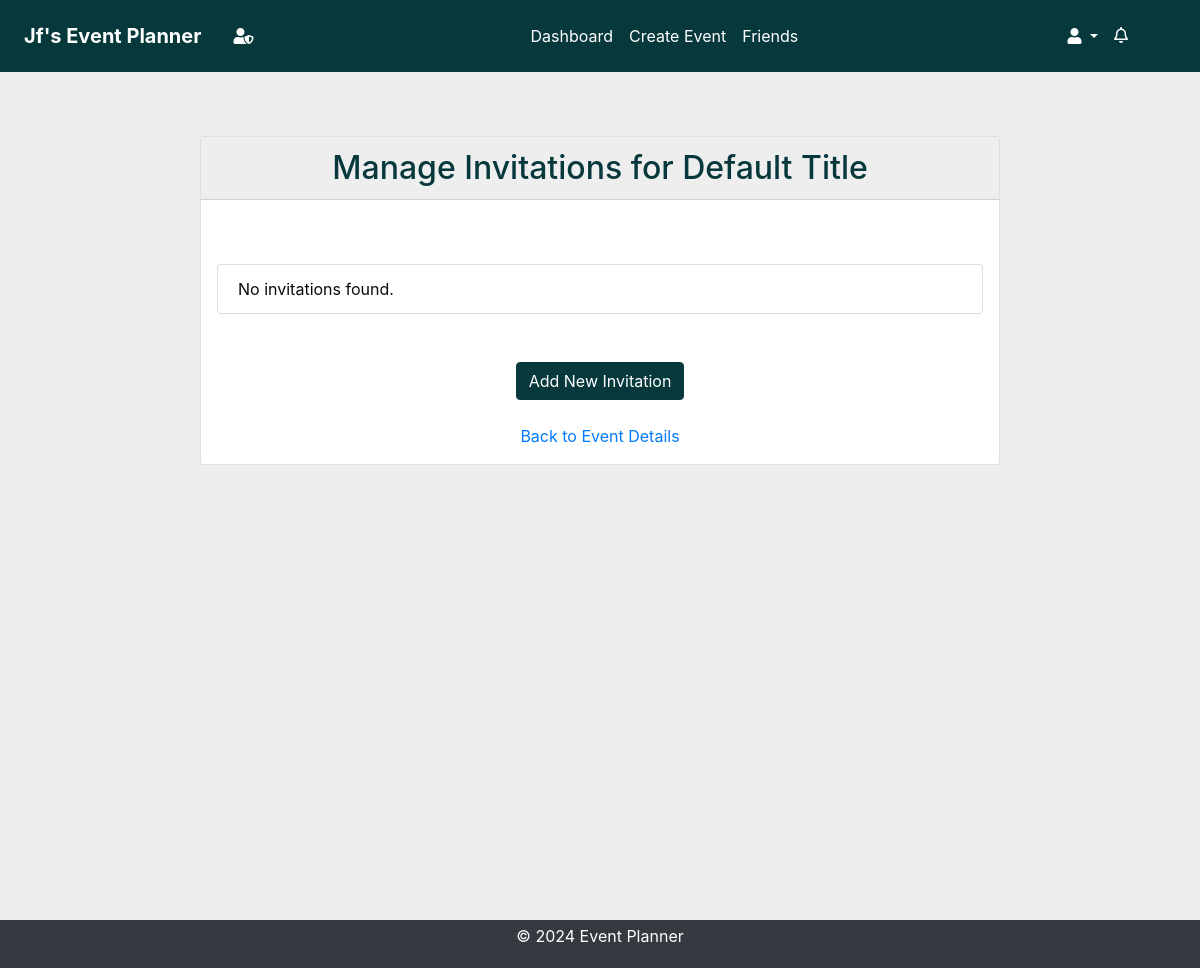
The app's page /invitations/manage/312/ (signed in), older data.
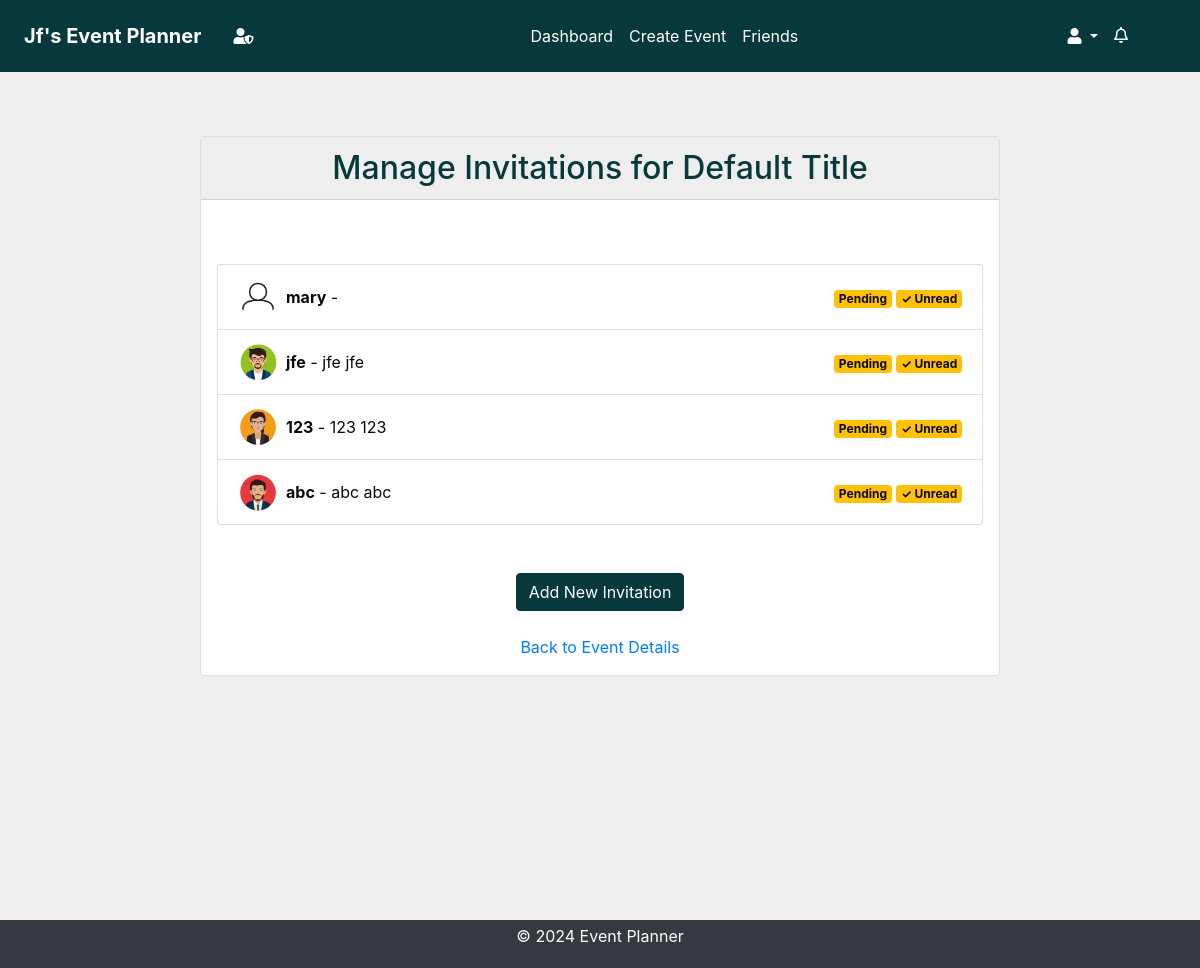
The same page, newer data.
### invitations/models.py (models this page shows, shortened)
class Invitation(models.Model):
    STATUS_CHOICES = [
        ("Pending", "Pending"),
        ("Accepted", "Accepted"),
        ("Declined", "Declined"),
    ]
    event = models.ForeignKey(
        Event, on_delete=models.CASCADE, related_name="invitations"
    )
    user = models.ForeignKey(User, on_delete=models.CASCADE)
    status = models.CharField(
        max_length=20, choices=STATUS_CHOICES, default="Pending"
    )
    suggested_date = models.DateTimeField(null=True, blank=True)
    read = models.BooleanField(default=False)
    created_at = models.DateTimeField(auto_now_add=True)
    updated_at = models.DateTimeField(auto_now=True)

### accounts/models.py (models this page shows, shortened)
class UserProfile(models.Model):
    user = models.OneToOneField(User, on_delete=models.CASCADE)
    profile_picture = models.CharField(max_length=254, default="default.png")
    created_at = models.DateTimeField(auto_now_add=True)
    updated_at = models.DateTimeField(auto_now=True)

### invitations/views.py (the view)
@login_required
def manage_invitations(request, event_id):
    event = get_object_or_404(Event, id=event_id)
    if event.created_by != request.user:
        return redirect("dashboard")
    invitations = Invitation.objects.filter(event=event).select_related("user")
    return render(
        request,
        "invitations/manage_invitations.html",
        {"event": event, "invitations": invitations},
    )

### accounts/context_processors.py (called while the page is built)
def google_api_key(request):
    return {"GOOGLE_API_KEY": os.getenv("GOOGLE_API_KEY")}

### notifications/context_processors.py (called while the page is built)
def notifications(request):
    if request.user.is_authenticated:
        all_unread_notifications = Notification.objects.filter(
            user=request.user, read=False
        ).order_by("-created_at")
        unread_count = all_unread_notifications.count()
        recent_unread_notifications = all_unread_notifications[:8]
        return {
            "recent_unread_notifications": recent_unread_notifications,
            "unread_count": unread_count,
        }
    return {}

### templates/invitations/manage_invitations.html (shortened to what this page needs)
{% extends 'base.html' %}
{% load static %}
{% block content %}
<div class="container card mt-5" style="max-width: 800px;">
    <h2 class="text-center card-header text-dark">Manage Invitations for {{ event.title }}</h2>
    <form class="invitation-list">
        <ul class="list-group mt-5 mb-5">
            {% for invitation in invitations %}
                <li class="list-group-item d-flex justify-content-between align-items-center">
                    <img src="{% static 'images/profile_pictures/' %}{{ invitation.user.userprofile.profile_picture }}" alt="{{ invitation.user.username }}'s profile picture" class="rounded-circle mr-2" style="width: 40px; height: 40px;">
                    <span style="margin-right:auto;">
                        <strong>{{ invitation.user.username }}</strong> - {{ invitation.user.first_name }} {{ invitation.user.last_name }}
                    </span>
                    <span>
                        <span class="badge bg-{{ invitation.status|lower }}">{{ invitation.status }}</span>
                        {% if invitation.read %}
                            <span class="badge bg-success">✓ Read</span>
                        {% else %}
                            <span class="badge bg-warning">✓ Unread</span>
                        {% endif %}
                    </span>
                </li>
            {% empty %}
                <li class="list-group-item">No invitations found.</li>
            {% endfor %}
        </ul>
        <div class="text-center mt-4">
            <a href="{% url 'create_invitation' event.id %}" class="btn btn-primary">Add New Invitation</a>
        </div>
        <div class="text-center mt-4">
            <a href="{% url 'event_details' event.id %}" >Back to Event Details</a>
        </div>
    </form>
</div>
{% endblock %}

Row changes from the older to the newer data that the page shows:
added Invitation: user.userprofile.profile_picture (placeholder picture), user.username "mary", status "Pending", read "✓ Unread"
added Invitation: user.userprofile.profile_picture (picture), user.username "jfe", user.first_name "jfe", user.last_name "jfe", status "Pending", read "✓ Unread"
added Invitation: user.userprofile.profile_picture (picture), user.username "123", user.first_name "123", user.last_name "123", status "Pending", read "✓ Unread"
added Invitation: user.userprofile.profile_picture (picture), user.username "abc", user.first_name "abc", user.last_name "abc", status "Pending", read "✓ Unread"
Text that changed along with them:
text no longer shown: "No invitations found."
